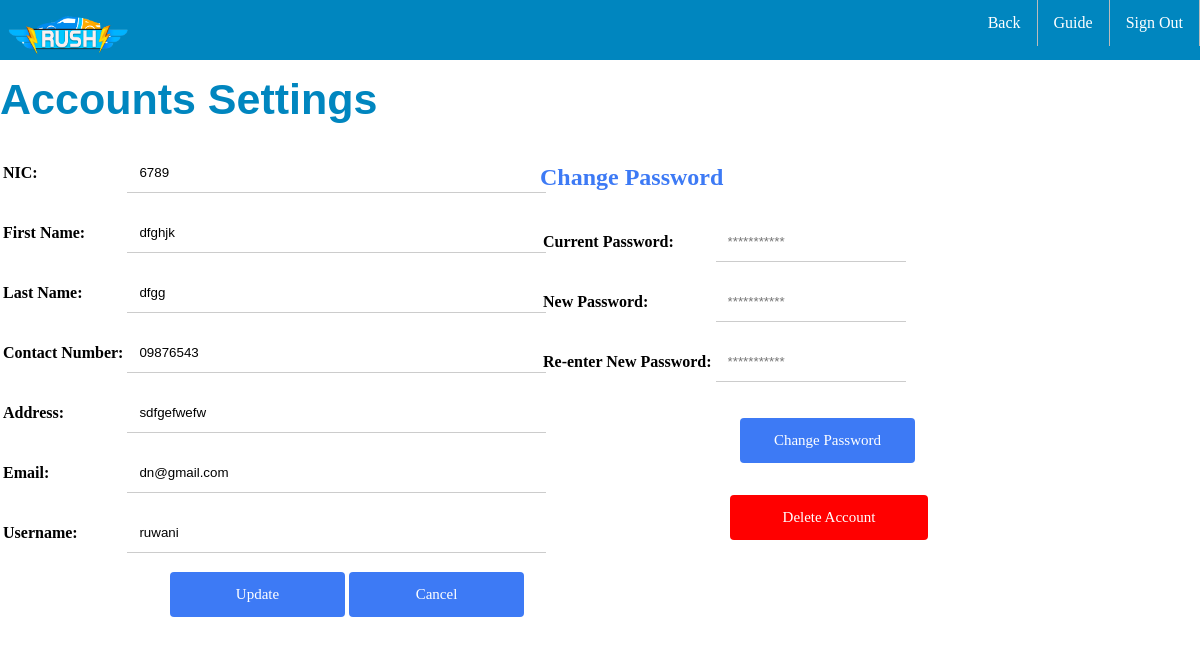
The app's page /RushFinal/Rider/RiderSettings.php (signed in) with its own data.
### tables this page shows
CREATE TABLE `rider_det` (
  `RID` int(5) NOT NULL,
  `Rnic` varchar(13) NOT NULL,
  `Rfname` varchar(50) NOT NULL,
  `Rlname` varchar(50) NOT NULL,
  `Rtelno` varchar(12) NOT NULL,
  `Radrs` varchar(150) DEFAULT NULL,
  `Remail` varchar(100) NOT NULL,
  `Runame` varchar(50) NOT NULL,
  `Rpswrd` varchar(50) NOT NULL,
  `is_deleted` varchar(3) NOT NULL
);

### RushFinal/Rider/RiderSettings.php (the view, shortened to what this page needs)
<?php
include "../conn.php";
$Runame = $_SESSION['uname'];
$query = mysqli_query($conn, "SELECT * FROM  rider_det WHERE Runame='$Runame'") or die("echo(mysqli_error())");
$row = mysqli_fetch_array($query);
?>
<html>
<head>
<link rel="stylesheet" href="../css/driverexternal1.css">
</head>
<body>
	<div>
		<ul>
			<li style="float:right"><a href="../logout.php">Sign Out</a></li>
			<li style="float:right"><a href="./FAQ.php">Guide</a></li>
			<li style="float:right"><a href="./RenterDashBoard.php">Back</a></li>
			<li style="float:left"><img src="../img/rushlogo2.png" alt="logo" height="7%"></li>
		</ul>
	</div>
<div class="left" style="float:left; width:100%">
<h1>Accounts Settings</h1><br />
<form method="post" class="data" action="updaterid.php">
<table border=0>
<tr>
<td>
NIC:</td><td>
<input type="text" id="Rnic" name="Rnic" size=12 placeholder="NIC number..." value="<?php echo $row['Rnic']; ?>" ><br /></td></tr>
<tr>
<td>
First Name:</td><td>
<input type="text" id="Rfname" name="Rfname" size=15 placeholder="First name..." value="<?php echo $row['Rfname']; ?>" ><br /></td></tr>
<tr>
<td>
Last Name:</td><td>
<input type="text" id="Rlname" name="Rlname" size=20 placeholder="Last name..." value="<?php echo $row['Rlname']; ?>" ><br /></td></tr>
<tr>
<td>
Contact Number:</td><td>
<input type="text" id="Rtelno" name="Rtelno" size=10 placeholder="Contact number..." value="<?php echo $row['Rtelno']; ?>"><br /></td></tr>
<tr>
<td>
Address:</td><td>
<input type="text" id="Raddress" name="Raddress" size=50 placeholder="Home address..." value="<?php echo $row['Radrs']; ?>"><br /></td></tr>
<tr>
<td>
Email:</td><td>
<input type="text" id="Remail" name="Remail" size=40 placeholder="Email address..." value="<?php echo $row['Remail'];  ?>"  ><br /></td></tr>
<tr>
<td>
Username:</td><td>
<input type="text" id="Runame" name="Runame" size=40 placeholder="Username..." value="<?php echo $row['Runame'];; ?>" readonly><br /></td></tr>
</table>
<input type="submit" name="submitbutton1" Value="Update" style="width:175px; margin-left:170px;">
<input type="submit" value="Cancel" style="width:175px;">
</form>
</div>
<div class="right" style="margin-top:7%; float: left;
  right: 0px;  width: 55%;">
<h2 style="color:#3D7AF5;">Change Password</h2>
	<form method="post" class="data" action="changepass.php">
		<table >
			<tr>
				<td>
					Current Password:</td>
				<td>
					<input type="password" id="Ropass" name="Ropass" minlength="4" placeholder="***********"></td></tr>
				<td>
					New Password:</td>
				<td>
					<input type="password" id="Rnpass" name="Rnpass" minlength="4" placeholder="***********"></td></tr>
				<tr>
				<td>
					Re-enter New Password:</td>
				<td>
					<input type="password" id="Repass" name="Repass" minlength="4"  placeholder="***********"></td></tr>
		</table>
		<input type="submit" name="submitbutton1" Value="Change Password" style="width:175px; margin-left:200px; margin-top:25px;">
	</form>
	<form method="post" action="deleterider.php">
<input type="submit" name="submitbutton1" Value="Delete Account" style="background-color: red; margin-left:190px;">
</form>
</div>
</body>
</html>

### RushFinal/css/driverexternal1.css (style rules this page uses)
body { margin-top: 0px; margin-bottom: 0px; padding-bottom: -10%; margin-left: 0px; margin-right: 0px; }
h1 { padding-top:15px; margin: 0px; font-family: Trebuchet MS,Helvetica Neu,Helvetica, Arial, sans-serif; font-size:43px; color:#0086bf; }
.left { position: absolute; text-align:left; height:100%; }
.right { position: absolute; margin-left: 100px; border: none; padding: 0px; }
input[type=text], input[type=password] { width:95%; padding: 12px; margin: 8px 0; display: inline-block; border: 1px solid #ccc; display: inline-block; text-align: left; border-radius: 0px; box-sizing: border-box; border-top-style: hidden; border-right-style: hidden; border-left-style: hidden; border-bottom-style: groove; outline: none; }
input[type=submit], input[type=reset] { width: 30%; background-color: #3D7AF5; color: white; padding: 14px 20px; margin: 8px 0; border: none; border-radius: 4px; font-family: Trebuchet MS; font-size:15px; cursor: pointer; text-align:center; }
tr, td { font-family:Trebuchet MS; font-weight: bold; }
ul { list-style-type: none; margin: 0; padding: 0; overflow: hidden; background-color: #0086bf; font-family:Trebuchet MS; }
li { float: left; border-right:1px solid #bbb; }
li:last-child { border-right: none; }
li a { display: block; color: white; text-align: center; padding: 14px 16px; text-decoration: none; }

### records on screen
rider_det: Rnic "6789", Rfname "dfghjk", Rlname "dfgg", Rtelno "09876543", Raddress "sdfgefwefw", Remail "dn@gmail.com", Runame "ruwani"
